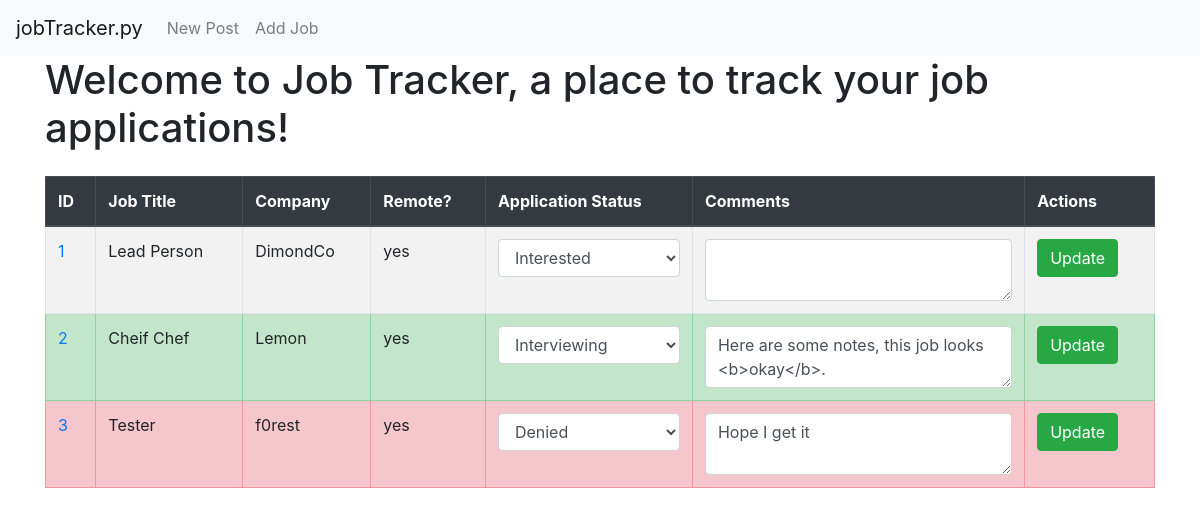
Before: / with the older database file.
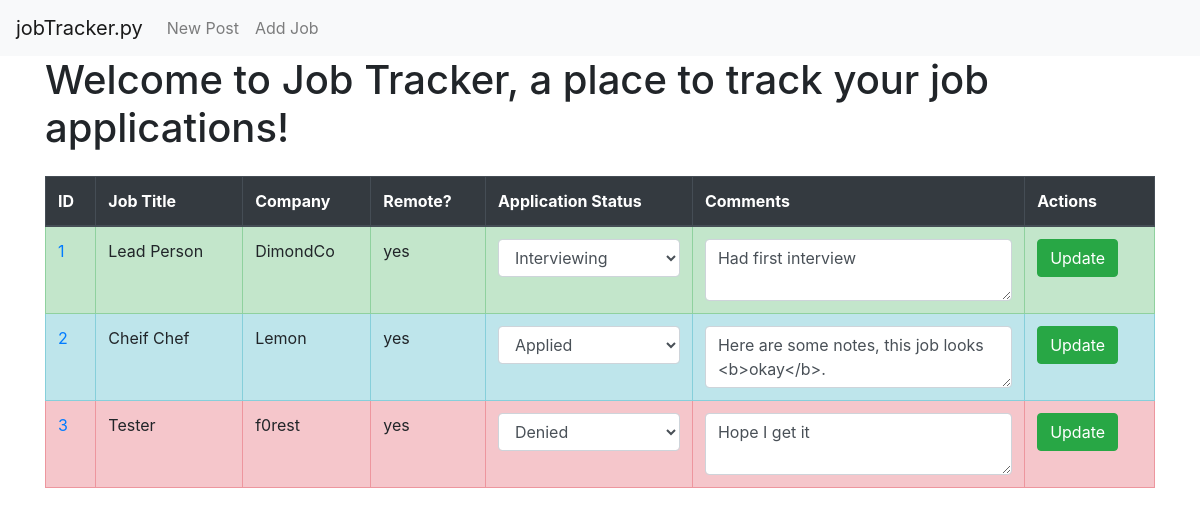
After: the same page with the newer database file.
### tables this page shows
CREATE TABLE jobs (
    id INTEGER PRIMARY KEY AUTOINCREMENT,
    created TIMESTAMP NOT NULL DEFAULT CURRENT_TIMESTAMP,
    job_title TEXT NOT NULL,
    company TEXT NOT NULL,
    remote_q TEXT CHECK(remote_q IN ('yes', 'no', 'hybrid')) NOT NULL,
    applied TEXT CHECK (applied IN ('applied', 'interested', 'interviewing', 'hired', 'denied')) NOT NULL,
    applied_date DATE,
    link TEXT,
    comments TEXT
);

### app.py (the view)
@app.route('/')
def index():
    conn = get_db_connection()
    posts = conn.execute('SELECT * FROM posts').fetchall()
    jobs = conn.execute('SELECT * FROM jobs').fetchall()
    conn.close()
    return render_template('index.html', posts=posts, jobs=jobs)

### app.py (called while the page is built)
def get_db_connection():
    conn = sqlite3.connect('database.db')
    conn.row_factory = sqlite3.Row
    return conn

### templates/index.html (shortened to what this page needs)
{% extends 'base.html' %}
{% block content %}
    <h1>{% block title %} Welcome to Job Tracker, a place to track your job applications! {% endblock %}</h1>
    <table class="table table-striped table-bordered mt-4">
        <thead class="thead-dark">
            <tr>
                <th>ID</th>
                <th>Job Title</th>
                <th>Company</th>
                <th>Remote?</th>
                <th>Application Status</th>
                <th>Comments</th>
                <th>Actions</th>
            </tr>
        </thead>
        <tbody>
            {% if jobs %}
                {% for job in jobs %}
                <tr
                    {% if job['applied'] == 'applied' %}
                        class="table-info"
                    {% elif job['applied'] == 'denied' %}
                        class="table-danger"
                    {% elif job['applied'] == 'interviewing' %}
                        class="table-success"
                    {% endif %}
                    data-job-id="{{ job['id'] }}"
                >
                    <td>
                        <a href="{{ url_for('job', job_id=job['id']) }}">{{ job['id'] }}</a>
                    </td>
                    <td>{{ job['job_title'] }}</td>
                    <td>{{ job['company'] }}</td>
                    <td>{{ job['remote_q'] }}</td>
                    <td>
                        <select class="form-control update-status">
                            <option value="interested" {% if job['applied'] == 'interested' %}selected{% endif %}>Interested</option>
                            <option value="applied" {% if job['applied'] == 'applied' %}selected{% endif %}>Applied</option>
                            <option value="interviewing" {% if job['applied'] == 'interviewing' %}selected{% endif %}>Interviewing</option>
                            <option value="denied" {% if job['applied'] == 'denied' %}selected{% endif %}>Denied</option>
                        </select>
                    </td>
                    <td>
                        <textarea class="form-control update-comments">{{ job['comments'] }}</textarea>
                    </td>
                    <td>
                        <button class="btn btn-success save-job">Update</button>
                    </td>
                </tr>
                {% endfor %}
            {% else %}
                <tr>
                    <td colspan="7" class="text-center">No jobs found.</td>
                </tr>
            {% endif %}
        </tbody>
    </table>
{% endblock %}

### templates/base.html (shortened to what this page needs)
<!doctype html>
<html lang="en">
  <head>
    <link rel="stylesheet" href="https://stackpath.bootstrapcdn.com/bootstrap/4.3.1/css/bootstrap.min.css">
  </head>
  <body>
    <nav class="navbar navbar-expand-md navbar-light bg-light">
        <a class="navbar-brand" href="{{ url_for('index')}}">jobTracker.py</a>
        <div class="collapse navbar-collapse" id="navbarNav">
            <ul class="navbar-nav">
            <li class="nat-item">
                <a class="nav-link" href="{{url_for('create')}}">New Post</a>
            <li class="nat-item">
                <a class="nav-link" href="{{url_for('create_job')}}">Add Job</a>
            </li>
            </ul>
        </div>
    </nav>
    <div class="container">
        {% block content %} {% endblock %}
    </div>
  </body>
</html>

Changed rows visible on the page:
changed jobs "Lead Person": applied "Interested" → "Interviewing"; comments (not shown) → "Had first interview"
changed jobs "Cheif Chef": applied "Interviewing" → "Applied"
